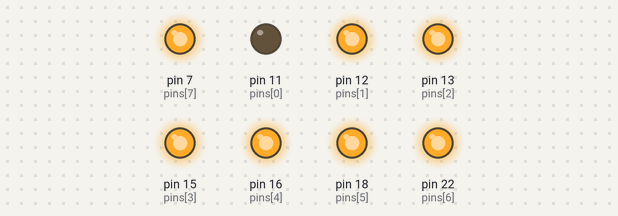
This program was run on a simulated Raspberry Pi (header pin numbers). Shown: output pins drawn as LEDs (lit = HIGH).

Above: at 0.02 s.
At 0.32 s:
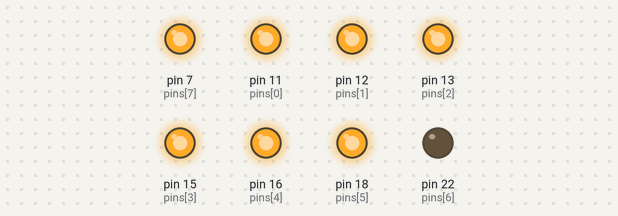
At 0.72 s:
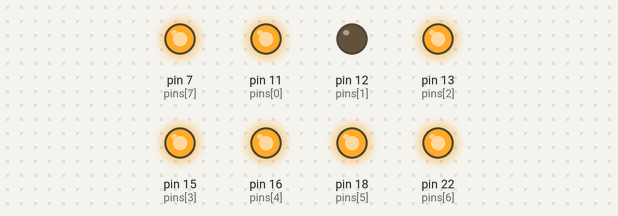
At 1.42 s:
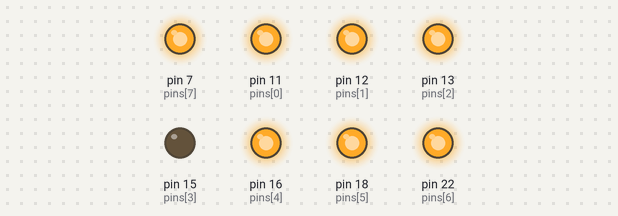
At 2.12 s:
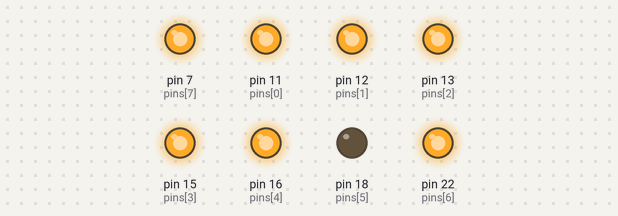
At 2.8 s:
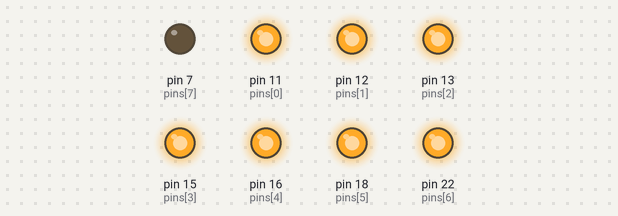
Timing chart, 0 to 3.1 s (numbered marks = the images above):
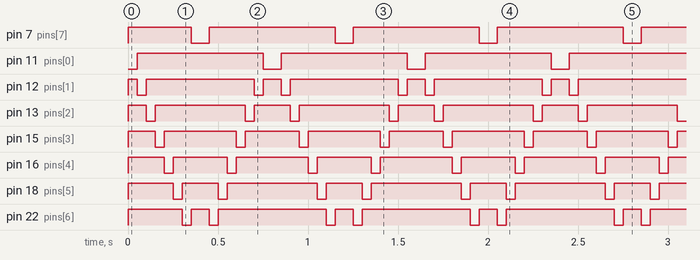

The program:

03_8Led.py
```python
#!/usr/bin/env python3
import RPi.GPIO as GPIO
import time

pins = [11, 12, 13, 15, 16, 18, 22, 7]

def setup():
	GPIO.setmode(GPIO.BOARD)        # Numbers GPIOs by physical location
	for pin in pins:
		GPIO.setup(pin, GPIO.OUT)   # Set all pins' mode is output
		GPIO.output(pin, GPIO.HIGH) # Set all pins to high(+3.3V) to off led

def loop():
	while True:
		for pin in pins:
			GPIO.output(pin, GPIO.LOW)
			time.sleep(0.05)
			GPIO.output(pin, GPIO.HIGH)
		for pin in reversed(pins):
			GPIO.output(pin, GPIO.LOW)
			time.sleep(0.05)
			GPIO.output(pin, GPIO.HIGH)

def destroy():
	for pin in pins:
		GPIO.output(pin, GPIO.HIGH)    # turn off all leds
	GPIO.cleanup()                     # Release resource

if __name__ == '__main__':     # Program start from here
	setup()
	try:
		loop()
	except KeyboardInterrupt:  # When 'Ctrl+C' is pressed, the child program destroy() will be  executed.
		destroy()
```

Measured:
- by itself, pin 7 (pins[7]), pin 11 (pins[0]): alternates HIGH for 0.70 s and LOW for 0.10 s
- by itself, pin 12 (pins[1]): repeats every 0.80 s: HIGH 0.60 s, LOW 0.05 s, HIGH 0.10 s, LOW 0.05 s
- by itself, pin 13 (pins[2]): repeats every 0.80 s: HIGH 0.50 s, LOW 0.05 s, HIGH 0.20 s, LOW 0.05 s
- by itself, pin 15 (pins[3]): repeats every 0.80 s: HIGH 0.40 s, LOW 0.05 s, HIGH 0.30 s, LOW 0.05 s
- by itself, pin 16 (pins[4]): repeats every 0.80 s: HIGH 0.30 s, LOW 0.05 s, HIGH 0.40 s, LOW 0.05 s
- by itself, pin 18 (pins[5]): repeats every 0.80 s: HIGH 0.20 s, LOW 0.05 s, HIGH 0.50 s, LOW 0.05 s
- by itself, pin 22 (pins[6]): repeats every 0.80 s: HIGH 0.10 s, LOW 0.05 s, HIGH 0.60 s, LOW 0.05 s
